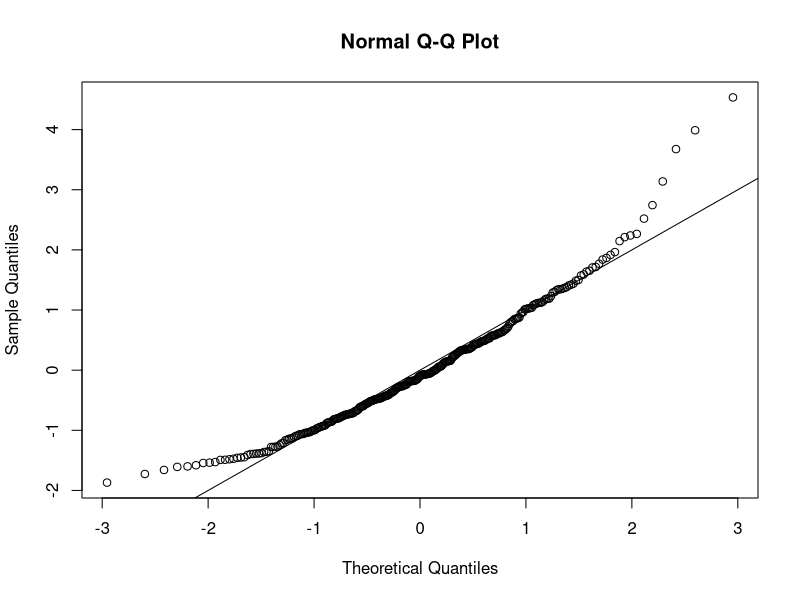
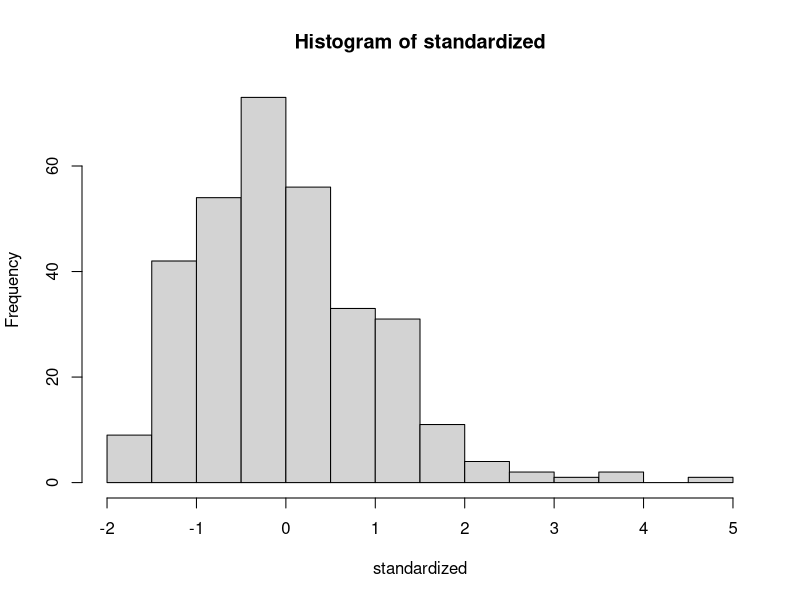
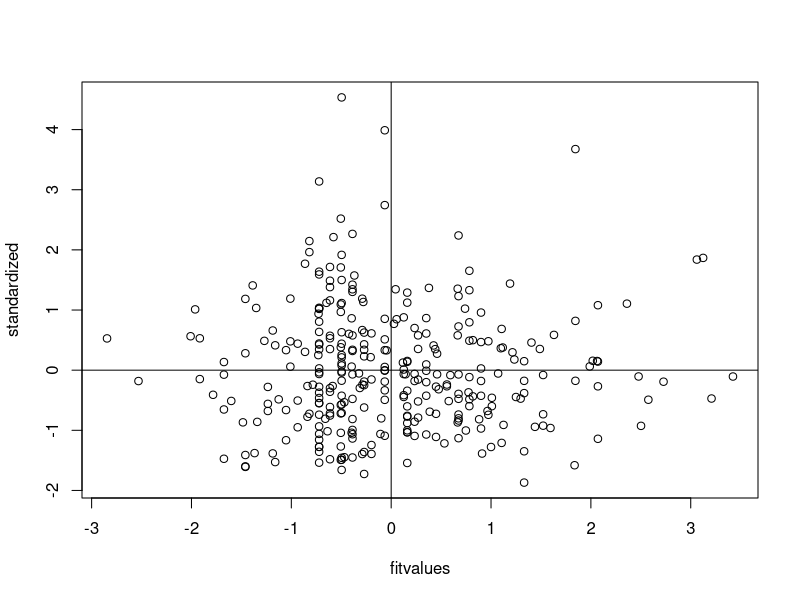

These figures' R source, in order: (Note: this script raises an error after producing the figures.)
setwd("E:/GA/Scales")
master = read.csv("Meaning_Scales_PILshort_RR_RN_Paper.csv")
summary(master)

####DATA SCREENING####
##Reverse Code. No reverse coding. Stopped here for scoring.

##Missing Data##
library(mice)
percentmiss = function(x){ sum(is.na(x))/length(x) *100 }

##Going by rows ONLY
notypos = master
names(notypos)
missing = apply(notypos[ , 3:6], 1, percentmiss) 
table(missing)

##replace only the data that you should
replacepeople = notypos[ missing <= 5 , ]  
dontpeople = notypos[ missing > 5 , ]

##figure out the columns to exclude (survey data)
apply(replacepeople, 2, percentmiss)
replacecolumn = replacepeople[ , -c(1,2, 7)]
dontcolumn = replacepeople[ , c(1,2, 7)] ##removed the 7 column here

nomiss = replacepeople
summary(nomiss)
summary(replacepeople) ##dont mice bec nothing less than 5

##Outliers##
mahal = mahalanobis(nomiss[ , -c(1,2, 7)], 
                    colMeans(nomiss[ , -c(1,2,7)], na.rm = TRUE),
                    cov(nomiss[ , -c(1,2, 7)], use="pairwise.complete.obs"))

cutoff = qchisq(.999,ncol(nomiss[ , -c(1,2,7)])) 
summary(mahal < cutoff)
noout = nomiss[ mahal < cutoff, ]

##additivity: correlations
correlations = cor(noout[,-c(1,2,7)], use="pairwise.complete.obs")
symnum(correlations)

##make the random stuff
random = rchisq(nrow(noout), 7)

##be sure here not to include the ID columns!
fake = lm(random~., data=noout[ , -c(1:2,7)])

##get the linearity plot
##create the standardized residuals
standardized = rstudent(fake)
qqnorm(standardized)
abline(0,1)

##multivariate normality
hist(standardized, breaks=15)

##homogeneity and homoscedaticity
fitvalues = scale(fake$fitted.values)
plot(fitvalues, standardized) 
abline(0,0)
abline(v = 0)

##Scoring
PIL <- rowSums(noout[, c(3:6)])
summary(PIL)

##exclude paper people using noout dataset 
nooutnop = subset(noout, Source < 2)
nomissnop = subset(nomiss, Source < 2)

##overall model 
library(lavaan)
overallmodel = '
PIL =~ Q8 + Q9 + Q10 + Q11
'
fit = cfa(overallmodel, 
          data = nomissnop, 
          meanstructure = TRUE)
summary(fit, 
        standardized = TRUE, 
        rsquare = TRUE, 
        fit.measure = TRUE)
fitMeasures(fit)

table(nomissnop$Source)

##subset for other two cfa
random = subset(nomissnop, Source == "1")
notrandom = subset(nomissnop, Source =="0")

##fit for random 
random.fit = cfa(overallmodel, 
                 data = random, 
                 meanstructure = TRUE)
summary(random.fit, 
        standardized = TRUE, 
        rsquare = TRUE, 
        fit.measure = TRUE)
fitMeasures(random.fit)

##fit for not random 
notrandom.fit = cfa(overallmodel, 
                    data = notrandom, 
                    meanstructure = TRUE)
summary(notrandom.fit, 
        standardized = TRUE, 
        rsquare = TRUE, 
        fit.measure = TRUE) 
fitMeasures(notrandom.fit)

##invariances 
library(semTools)
multisteps = measurementInvariance(overallmodel, 
                                   data = nomissnop, 
                                   group = 'Source', 
                                   strict = T)
fitmeasures(multisteps)
fitMeasures(multisteps$fit.configural)
fitMeasures(multisteps$fit.loadings)
fitMeasures(multisteps$fit.intercepts)
fitMeasures(multisteps$fit.residuals)
fitMeasures(multisteps$fit.means)
